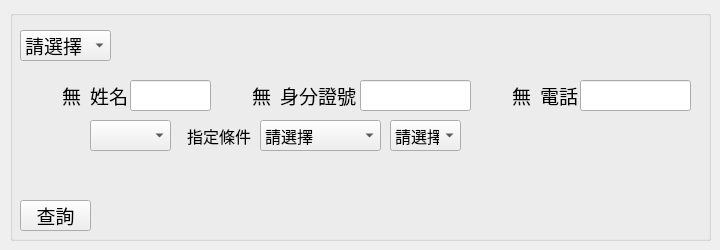
    <widget class="QWidget" name="tab">
     <attribute name="title">
      <string>Tab 1</string>
     </attribute>
     <widget class="QGroupBox" name="groupBox">
      <property name="geometry">
       <rect>
        <x>10</x>
        <y>10</y>
        <width>701</width>
        <height>231</height>
       </rect>
      </property>
      <property name="title">
       <string/>
      </property>
      <widget class="QLineEdit" name="lineEdit_3">
       <property name="geometry">
        <rect>
         <x>570</x>
         <y>70</y>
         <width>111</width>
         <height>31</height>
        </rect>
       </property>
       <property name="font">
        <font>
         <family>微軟正黑體</family>
         <pointsize>12</pointsize>
        </font>
       </property>
      </widget>
      <widget class="QLabel" name="label">
       <property name="geometry">
        <rect>
         <x>10</x>
         <y>70</y>
         <width>61</width>
         <height>31</height>
        </rect>
       </property>
       <property name="font">
        <font>
         <family>微軟正黑體</family>
         <pointsize>14</pointsize>
        </font>
       </property>
       <property name="text">
        <string>無</string>
       </property>
       <property name="alignment">
        <set>Qt::AlignRight|Qt::AlignTrailing|Qt::AlignVCenter</set>
       </property>
      </widget>
      <widget class="QLineEdit" name="lineEdit_2">
       <property name="geometry">
        <rect>
         <x>350</x>
         <y>70</y>
         <width>111</width>
         <height>31</height>
        </rect>
       </property>
       <property name="font">
        <font>
         <family>微軟正黑體</family>
         <pointsize>12</pointsize>
        </font>
       </property>
      </widget>
      <widget class="QComboBox" name="comboBox_3">
       <property name="geometry">
        <rect>
         <x>380</x>
         <y>110</y>
         <width>71</width>
         <height>31</height>
        </rect>
       </property>
       <property name="font">
        <font>
         <family>微軟正黑體</family>
         <pointsize>12</pointsize>
         <weight>50</weight>
         <bold>false</bold>
        </font>
       </property>
       <property name="cursor">
        <cursorShape>ClosedHandCursor</cursorShape>
       </property>
       <item>
        <property name="text">
         <string>請選擇</string>
        </property>
       </item>
      </widget>
      <widget class="QLabel" name="label_5">
       <property name="geometry">
        <rect>
         <x>460</x>
         <y>70</y>
         <width>61</width>
         <height>31</height>
        </rect>
       </property>
       <property name="font">
        <font>
         <family>微軟正黑體</family>
         <pointsize>14</pointsize>
        </font>
       </property>
       <property name="text">
        <string>無</string>
       </property>
       <property name="alignment">
        <set>Qt::AlignRight|Qt::AlignTrailing|Qt::AlignVCenter</set>
       </property>
      </widget>
      <widget class="QLineEdit" name="lineEdit">
       <property name="geometry">
        <rect>
         <x>120</x>
         <y>70</y>
         <width>81</width>
         <height>31</height>
        </rect>
       </property>
       <property name="font">
        <font>
         <family>微軟正黑體</family>
         <pointsize>12</pointsize>
        </font>
       </property>
      </widget>
      <widget class="QLabel" name="label_4">
       <property name="geometry">
        <rect>
         <x>270</x>
         <y>70</y>
         <width>81</width>
         <height>31</height>
        </rect>
       </property>
       <property name="font">
        <font>
         <family>微軟正黑體</family>
         <pointsize>14</pointsize>
        </font>
       </property>
       <property name="text">
        <string>身分證號</string>
       </property>
       <property name="alignment">
        <set>Qt::AlignLeading|Qt::AlignLeft|Qt::AlignVCenter</set>
       </property>
      </widget>
      <widget class="QLabel" name="label_7">
       <property name="geometry">
        <rect>
         <x>170</x>
         <y>110</y>
         <width>71</width>
         <height>31</height>
        </rect>
       </property>
       <property name="font">
        <font>
         <family>微軟正黑體</family>
         <pointsize>12</pointsize>
        </font>
       </property>
       <property name="text">
        <string>指定條件</string>
       </property>
       <property name="alignment">
        <set>Qt::AlignRight|Qt::AlignTrailing|Qt::AlignVCenter</set>
       </property>
      </widget>
      <widget class="QLabel" name="label_6">
       <property name="geometry">
        <rect>
         <x>530</x>
         <y>70</y>
         <width>81</width>
         <height>31</height>
        </rect>
       </property>
       <property name="font">
        <font>
         <family>微軟正黑體</family>
         <pointsize>14</pointsize>
        </font>
       </property>
       <property name="text">
        <string>電話</string>
       </property>
       <property name="alignment">
        <set>Qt::AlignLeading|Qt::AlignLeft|Qt::AlignVCenter</set>
       </property>
      </widget>
      <widget class="QComboBox" name="comboBox_2">
       <property name="geometry">
        <rect>
         <x>250</x>
         <y>110</y>
         <width>121</width>
         <height>31</height>
        </rect>
       </property>
       <property name="font">
        <font>
         <family>微軟正黑體</family>
         <pointsize>12</pointsize>
         <weight>50</weight>
         <bold>false</bold>
        </font>
       </property>
       <property name="cursor">
        <cursorShape>ClosedHandCursor</cursorShape>
       </property>
       <item>
        <property name="text">
         <string>請選擇</string>
        </property>
       </item>
      </widget>
      <widget class="QLabel" name="label_3">
       <property name="geometry">
        <rect>
         <x>200</x>
         <y>70</y>
         <width>61</width>
         <height>31</height>
        </rect>
       </property>
       <property name="font">
        <font>
         <family>微軟正黑體</family>
         <pointsize>14</pointsize>
        </font>
       </property>
       <property name="text">
        <string>無</string>
       </property>
       <property name="alignment">
        <set>Qt::AlignRight|Qt::AlignTrailing|Qt::AlignVCenter</set>
       </property>
      </widget>
      <widget class="QComboBox" name="comboBox">
       <property name="geometry">
        <rect>
         <x>10</x>
         <y>20</y>
         <width>91</width>
         <height>31</height>
        </rect>
       </property>
       <property name="font">
        <font>
         <family>微軟正黑體</family>
         <pointsize>14</pointsize>
         <weight>50</weight>
         <bold>false</bold>
        </font>
       </property>
       <property name="cursor">
        <cursorShape>ArrowCursor</cursorShape>
       </property>
       <item>
        <property name="text">
         <string>請選擇</string>
        </property>
       </item>
       <item>
        <property name="text">
         <string>租客</string>
        </property>
       </item>
       <item>
        <property name="text">
         <string>房東</string>
        </property>
       </item>
      </widget>
      <widget class="QLabel" name="label_2">
       <property name="geometry">
        <rect>
         <x>80</x>
         <y>70</y>
         <width>41</width>
         <height>31</height>
        </rect>
       </property>
       <property name="font">
        <font>
         <family>微軟正黑體</family>
         <pointsize>14</pointsize>
        </font>
       </property>
       <property name="text">
        <string>姓名</string>
       </property>
       <property name="alignment">
        <set>Qt::AlignLeading|Qt::AlignLeft|Qt::AlignVCenter</set>
       </property>
      </widget>
      <widget class="QPushButton" name="pushButton">
       <property name="geometry">
        <rect>
         <x>10</x>
         <y>190</y>
         <width>71</width>
         <height>31</height>
        </rect>
       </property>
       <property name="font">
        <font>
         <family>微軟正黑體</family>
         <pointsize>14</pointsize>
        </font>
       </property>
       <property name="cursor">
        <cursorShape>PointingHandCursor</cursorShape>
       </property>
       <property name="text">
        <string>查詢</string>
       </property>
      </widget>
      <widget class="QComboBox" name="comboBox_9">
       <property name="geometry">
        <rect>
         <x>80</x>
         <y>110</y>
         <width>81</width>
         <height>31</height>
        </rect>
       </property>
       <property name="font">
        <font>
         <family>微軟正黑體</family>
         <pointsize>10</pointsize>
         <weight>50</weight>
         <bold>false</bold>
        </font>
       </property>
       <property name="cursor">
        <cursorShape>ClosedHandCursor</cursorShape>
       </property>
      </widget>
     </widget>
    </widget>
